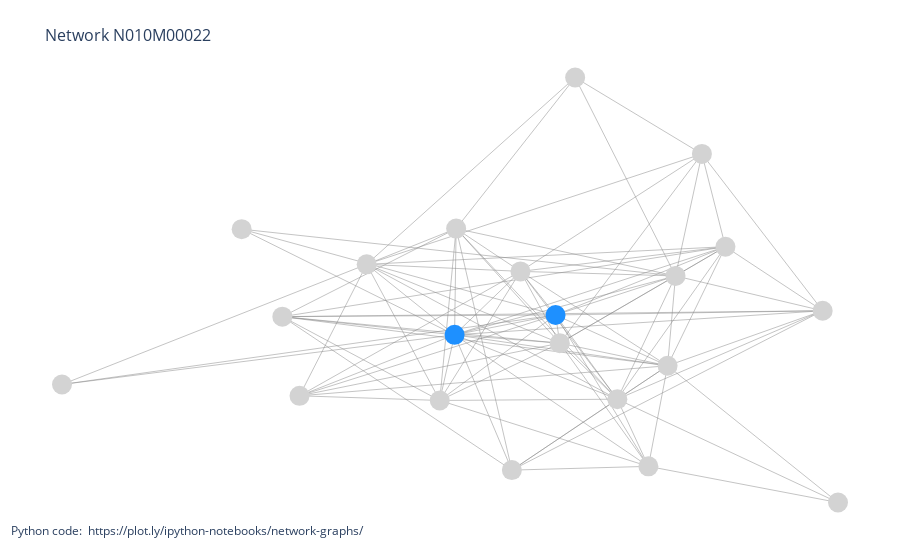

Source (notebook cell):
### Code cell


### Figure 1 — Plotly figure (JSON) as saved in the notebook; plotly's stock layout.template omitted (floating-point values rounded to 4 significant figures; data arrays with more than 128 entries replaced by an {"elided": "..."} marker saying what was removed)
{"data": [{"hoverinfo": "none", "line": {"color": "#888", "width": 0.5}, "mode": "lines", "type": "scatter", "x": {"elided": "297 float values"}, "y": {"elided": "297 float values"}}, {"hoverinfo": "text", "marker": {"color": ["lightgray", "lightgray", "lightgray", "lightgray", "dodgerblue", "dodgerblue", "lightgray", "lightgray", "lightgray", "lightgray", "lightgray", "lightgray", "lightgray", "lightgray", "lightgray", "lightgray", "lightgray", "lightgray", "lightgray", "lightgray", "lightgray"], "size": 20}, "mode": "markers", "text": ["Sevir.3G067800", "Sevir.7G022600", "Sevir.9G110700", "Sevir.4G227600", "Sevir.5G254600", "Sevir.5G058900", "Sevir.5G384100", "Sevir.8G223900", "Sevir.7G235000", "Sevir.7G007600", "Sevir.6G184600", "Sevir.4G038600", "Sevir.9G561400", "Sevir.3G301200", "Sevir.2G076801", "Sevir.1G057300", "Sevir.3G036900", "Sevir.7G069833", "Sevir.3G393600", "Sevir.5G055200", "Sevir.9G382900"], "type": "scatter", "x": [0.4291, 0.6372, 0.3788, 0.3224, 0.06567, -0.1504, 0.07475, 0.3054, -0.009421, -0.3385, -0.519, 0.1979, -0.1471, -0.1822, -0.606, -0.4822, 0.2643, -0.9905, -0.02785, 0.67, 0.1076], "y": [0.3067, 0.04426, 0.6868, 0.1869, 0.02701, -0.05445, -0.0886, -0.1811, 0.2055, 0.2345, 0.02008, -0.3181, 0.3809, -0.3233, 0.3785, -0.3043, -0.5934, -0.2578, -0.6087, -0.7414, 1]}], "layout": {"annotations": [{"showarrow": false, "text": "Python code: <a href='https://plot.ly/ipython-notebooks/network-graphs/'> https://plot.ly/ipython-notebooks/network-graphs/</a>", "x": 0.005, "xref": "paper", "y": -0.002, "yref": "paper"}], "hovermode": "closest", "margin": {"b": 20, "l": 5, "r": 5, "t": 40}, "plot_bgcolor": "rgba(0,0,0,0)", "showlegend": false, "title": {"font": {"size": 16}, "text": "<br>Network N010M00022"}, "xaxis": {"showgrid": false, "showticklabels": false, "zeroline": false}, "yaxis": {"showgrid": false, "showticklabels": false, "zeroline": false}}}
